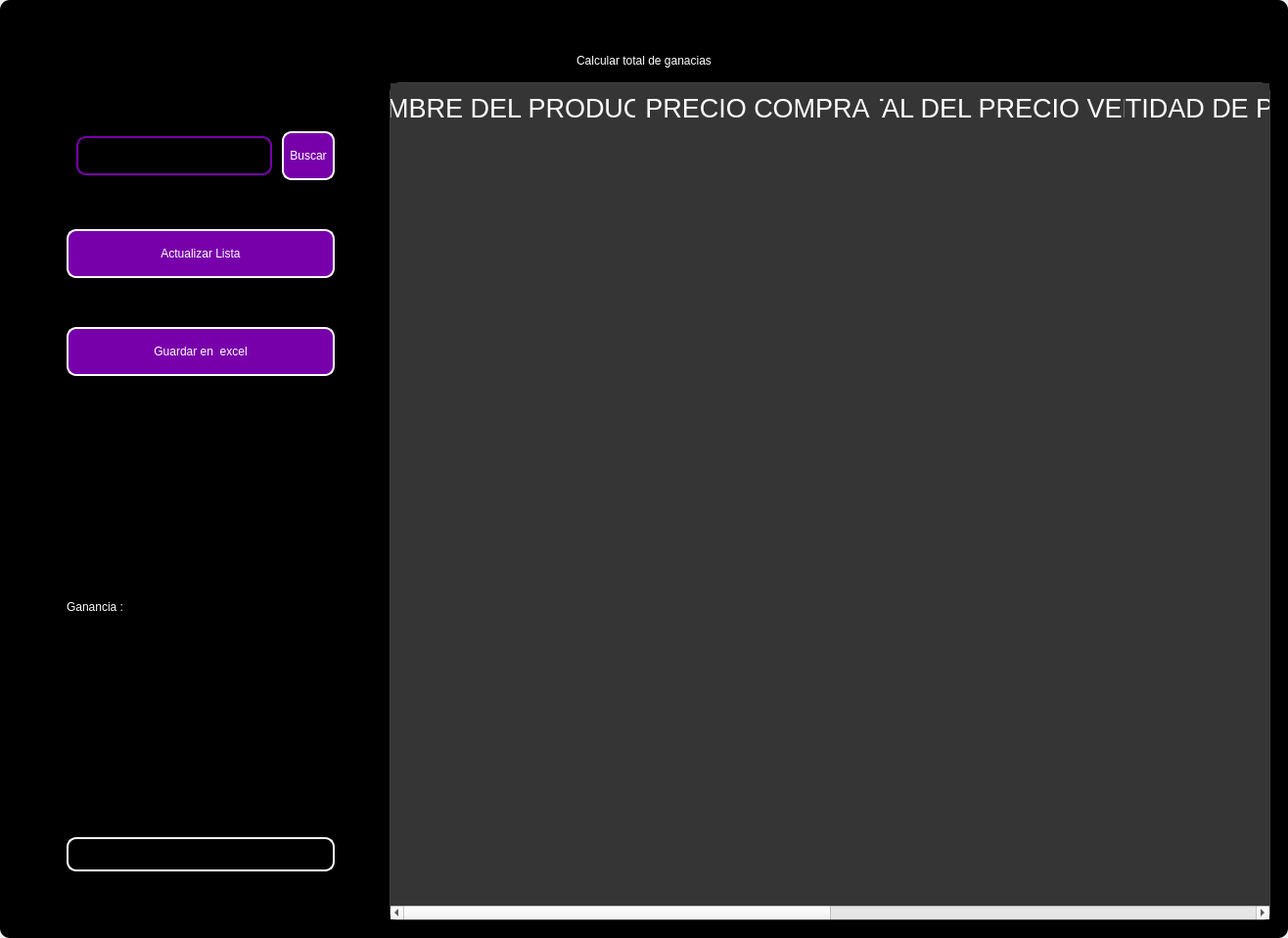
<?xml version="1.0" encoding="UTF-8"?>
<ui version="4.0">
 <class>MainWindow</class>
 <widget class="QMainWindow" name="MainWindow">
  <property name="geometry">
   <rect>
    <x>0</x>
    <y>0</y>
    <width>1316</width>
    <height>958</height>
   </rect>
  </property>
  <property name="windowTitle">
   <string>MainWindow</string>
  </property>
  <property name="styleSheet">
   <string notr="true"/>
  </property>
  <widget class="QWidget" name="centralwidget">
   <property name="styleSheet">
    <string notr="true"/>
   </property>
   <layout class="QVBoxLayout" name="verticalLayout">
    <property name="spacing">
     <number>0</number>
    </property>
    <property name="leftMargin">
     <number>0</number>
    </property>
    <property name="topMargin">
     <number>0</number>
    </property>
    <property name="rightMargin">
     <number>0</number>
    </property>
    <property name="bottomMargin">
     <number>0</number>
    </property>
    <item>
     <widget class="QFrame" name="frame">
      <property name="enabled">
       <bool>true</bool>
      </property>
      <property name="styleSheet">
       <string notr="true">
QFrame {
	border-radius:10px;
	background-color: rgb(0, 0, 0);
 }
</string>
      </property>
      <property name="frameShape">
       <enum>QFrame::StyledPanel</enum>
      </property>
      <property name="frameShadow">
       <enum>QFrame::Raised</enum>
      </property>
      <layout class="QVBoxLayout" name="verticalLayout_2">
       <item>
        <widget class="QFrame" name="frame_superior">
         <property name="minimumSize">
          <size>
           <width>0</width>
           <height>40</height>
          </size>
         </property>
         <property name="maximumSize">
          <size>
           <width>16777215</width>
           <height>40</height>
          </size>
         </property>
         <property name="styleSheet">
          <string notr="true">QPushButton{
border-radius:18px;
}

QPushButton:hover{
	background-color: rgb(0, 0, 0);
}
</string>
         </property>
         <property name="frameShape">
          <enum>QFrame::StyledPanel</enum>
         </property>
         <property name="frameShadow">
          <enum>QFrame::Raised</enum>
         </property>
         <layout class="QHBoxLayout" name="horizontalLayout_3">
          <property name="spacing">
           <number>4</number>
          </property>
          <property name="leftMargin">
           <number>0</number>
          </property>
          <property name="topMargin">
           <number>0</number>
          </property>
          <property name="rightMargin">
           <number>0</number>
          </property>
          <property name="bottomMargin">
           <number>0</number>
          </property>
          <item>
           <widget class="QPushButton" name="btn_icon">
            <property name="text">
             <string/>
            </property>
            <property name="iconSize">
             <size>
              <width>40</width>
              <height>40</height>
             </size>
            </property>
           </widget>
          </item>
          <item>
           <spacer name="horizontalSpacer_2">
            <property name="orientation">
             <enum>Qt::Horizontal</enum>
            </property>
            <property name="sizeHint" stdset="0">
             <size>
              <width>443</width>
              <height>20</height>
             </size>
            </property>
           </spacer>
          </item>
          <item>
           <widget class="QPushButton" name="btn_exit">
            <property name="minimumSize">
             <size>
              <width>38</width>
              <height>38</height>
             </size>
            </property>
            <property name="maximumSize">
             <size>
              <width>38</width>
              <height>38</height>
             </size>
            </property>
            <property name="text">
             <string/>
            </property>
            <property name="iconSize">
             <size>
              <width>35</width>
              <height>35</height>
             </size>
            </property>
           </widget>
          </item>
          <item>
           <widget class="QPushButton" name="bt_minimizar">
            <property name="minimumSize">
             <size>
              <width>38</width>
              <height>38</height>
             </size>
            </property>
            <property name="maximumSize">
             <size>
              <width>38</width>
              <height>38</height>
             </size>
            </property>
            <property name="cursor">
             <cursorShape>PointingHandCursor</cursorShape>
            </property>
            <property name="text">
             <string/>
            </property>
            <property name="icon">
             <iconset>
              <normaloff>image/minus.svg</normaloff>image/minus.svg</iconset>
            </property>
            <property name="iconSize">
             <size>
              <width>38</width>
              <height>38</height>
             </size>
            </property>
           </widget>
          </item>
          <item>
           <widget class="QPushButton" name="bt_maximizar">
            <property name="minimumSize">
             <size>
              <width>38</width>
              <height>38</height>
             </size>
            </property>
            <property name="maximumSize">
             <size>
              <width>38</width>
              <height>38</height>
             </size>
            </property>
            <property name="cursor">
             <cursorShape>PointingHandCursor</cursorShape>
            </property>
            <property name="text">
             <string/>
            </property>
            <property name="icon">
             <iconset>
              <normaloff>image/chevron-up.svg</normaloff>image/chevron-up.svg</iconset>
            </property>
            <property name="iconSize">
             <size>
              <width>38</width>
              <height>38</height>
             </size>
            </property>
           </widget>
          </item>
          <item>
           <widget class="QPushButton" name="bt_restaurar">
            <property name="minimumSize">
             <size>
              <width>38</width>
              <height>38</height>
             </size>
            </property>
            <property name="maximumSize">
             <size>
              <width>38</width>
              <height>38</height>
             </size>
            </property>
            <property name="cursor">
             <cursorShape>PointingHandCursor</cursorShape>
            </property>
            <property name="text">
             <string/>
            </property>
            <property name="icon">
             <iconset>
              <normaloff>image/chevron-down.svg</normaloff>image/chevron-down.svg</iconset>
            </property>
            <property name="iconSize">
             <size>
              <width>38</width>
              <height>38</height>
             </size>
            </property>
           </widget>
          </item>
          <item>
           <widget class="QPushButton" name="bt_cerrar">
            <property name="minimumSize">
             <size>
              <width>38</width>
              <height>38</height>
             </size>
            </property>
            <property name="maximumSize">
             <size>
              <width>38</width>
              <height>38</height>
             </size>
            </property>
            <property name="cursor">
             <cursorShape>PointingHandCursor</cursorShape>
            </property>
            <property name="text">
             <string/>
            </property>
            <property name="icon">
             <iconset>
              <normaloff>image/x.svg</normaloff>image/x.svg</iconset>
            </property>
            <property name="iconSize">
             <size>
              <width>38</width>
              <height>38</height>
             </size>
            </property>
           </widget>
          </item>
         </layout>
        </widget>
       </item>
       <item>
        <widget class="QLabel" name="label">
         <property name="styleSheet">
          <string notr="true">font: 30pt &quot;MS Shell Dlg 2&quot;;
color: rgb(255, 255, 255);</string>
         </property>
         <property name="text">
          <string>Calcular total de ganacias</string>
         </property>
         <property name="alignment">
          <set>Qt::AlignCenter</set>
         </property>
        </widget>
       </item>
       <item>
        <widget class="QFrame" name="frame_3">
         <property name="minimumSize">
          <size>
           <width>0</width>
           <height>0</height>
          </size>
         </property>
         <property name="frameShape">
          <enum>QFrame::StyledPanel</enum>
         </property>
         <property name="frameShadow">
          <enum>QFrame::Raised</enum>
         </property>
         <layout class="QHBoxLayout" name="horizontalLayout_4">
          <property name="leftMargin">
           <number>9</number>
          </property>
          <property name="topMargin">
           <number>9</number>
          </property>
          <property name="rightMargin">
           <number>9</number>
          </property>
          <item>
           <layout class="QVBoxLayout" name="verticalLayout_4">
            <property name="spacing">
             <number>50</number>
            </property>
            <property name="sizeConstraint">
             <enum>QLayout::SetDefaultConstraint</enum>
            </property>
            <property name="leftMargin">
             <number>50</number>
            </property>
            <property name="topMargin">
             <number>50</number>
            </property>
            <property name="rightMargin">
             <number>50</number>
            </property>
            <property name="bottomMargin">
             <number>50</number>
            </property>
            <item>
             <layout class="QHBoxLayout" name="horizontalLayout">
              <property name="spacing">
               <number>10</number>
              </property>
              <property name="leftMargin">
               <number>10</number>
              </property>
              <property name="topMargin">
               <number>0</number>
              </property>
              <property name="bottomMargin">
               <number>0</number>
              </property>
              <item>
               <widget class="QLineEdit" name="searchtxt">
                <property name="minimumSize">
                 <size>
                  <width>200</width>
                  <height>35</height>
                 </size>
                </property>
                <property name="maximumSize">
                 <size>
                  <width>150</width>
                  <height>40</height>
                 </size>
                </property>
                <property name="styleSheet">
                 <string notr="true">QLabel {
	color: rgb(255, 255, 254);
	font: 12pt &quot;Arial&quot;;
	background-color: rgba(0, 0, 0,0);
}

QTextEdit{
background-color: rgba(0, 0, 0,0);
border-radius:10px; 
font: 12pt &quot;Arial&quot;;
color: rgb(255, 255, 254);
border: 2px solid  rgb(255, 255, 255);

}

QTextEdit:hover{
background-color: rgba(0, 0, 0,0);
border-radius:10px; 
font: 12pt &quot;Arial&quot;;
border: 2px solid  rgb(120, 0, 171);
}

QTextEdit:focus{
background-color: rgb(0, 0, 0);
border-radius:10px; 
font: 12pt &quot;Arial&quot;;
border: 2px solid rgb(120, 0, 171);
}

QLineEdit{
background-color: rgba(0, 0, 0,0);
border-radius:10px; 
font: 12pt &quot;Arial&quot;;
color: rgb(255, 255, 254);
border: 2px solid  rgb(120, 0, 171);
}

QLineEdit:hover{
background-color: rgba(0, 0, 0,0);
border-radius:10px; 
font: 12pt &quot;Arial&quot;;
border: 2px solid  rgb(120, 0, 171);
}

QLineEdit:focus{
background-color: rgb(0, 0, 0);
border-radius:10px; 
font: 12pt &quot;Arial&quot;;
border: 2px solid rgb(120, 0, 171);
}

QCheckBox{
	font: 12pt &quot;Arial&quot;;
	color: rgb(255, 255, 255);
}

QCheckBox::indicator {
    width: 18px;
    height:18px;
}

QCheckBox::indicator:unchecked {
   background-image: url(image/square.svg);
}

QCheckBox::indicator:checked {
   background-image: url(image/check-square.svg);
}

QPushButton{
border-radius:10px; 
font: 12pt &quot;Arial&quot;;
color: rgb(255, 255, 254);
border: 2px solid #ffffff;
}

QPushButton:hover{
border-radius:10px; 
font: 12pt &quot;Arial&quot;;
color: rgb(255, 255, 255);
border: 2px solid rgb(120, 0, 171);
	background-color: rgb(120, 0, 171);
}
</string>
                </property>
               </widget>
              </item>
              <item>
               <widget class="QPushButton" name="btn_search">
                <property name="sizePolicy">
                 <sizepolicy hsizetype="Minimum" vsizetype="Fixed">
                  <horstretch>0</horstretch>
                  <verstretch>0</verstretch>
                 </sizepolicy>
                </property>
                <property name="minimumSize">
                 <size>
                  <width>0</width>
                  <height>15</height>
                 </size>
                </property>
                <property name="maximumSize">
                 <size>
                  <width>100</width>
                  <height>50</height>
                 </size>
                </property>
                <property name="cursor">
                 <cursorShape>PointingHandCursor</cursorShape>
                </property>
                <property name="styleSheet">
                 <string notr="true">QPushButton{
border-radius:10px; 
font: 12pt &quot;Arial&quot;;
color: rgb(255, 255, 254);
border: 2px solid #ffffff;
	background-color: rgb(120, 0, 171);
}

QPushButton:hover{
border-radius:10px; 
font: 12pt &quot;Arial&quot;;
color: rgb(255, 255, 255);
border: 2px solid rgb(120, 0, 171);
	background-color: rgb(120, 0, 171);
}</string>
                </property>
                <property name="text">
                 <string>Buscar</string>
                </property>
               </widget>
              </item>
             </layout>
            </item>
            <item>
             <widget class="QPushButton" name="btn_get">
              <property name="minimumSize">
               <size>
                <width>50</width>
                <height>40</height>
               </size>
              </property>
              <property name="maximumSize">
               <size>
                <width>300</width>
                <height>50</height>
               </size>
              </property>
              <property name="cursor">
               <cursorShape>PointingHandCursor</cursorShape>
              </property>
              <property name="styleSheet">
               <string notr="true">QPushButton{
border-radius:10px; 
font: 12pt &quot;Arial&quot;;
color: rgb(255, 255, 254);
border: 2px solid #ffffff;
	background-color: rgb(120, 0, 171);
}

QPushButton:hover{
border-radius:10px; 
font: 12pt &quot;Arial&quot;;
color: rgb(255, 255, 255);
border: 2px solid rgb(120, 0, 171);
	background-color: rgb(120, 0, 171);
}</string>
              </property>
              <property name="text">
               <string>Actualizar Lista</string>
              </property>
              <property name="iconSize">
               <size>
                <width>35</width>
                <height>35</height>
               </size>
              </property>
             </widget>
            </item>
            <item>
             <widget class="QPushButton" name="btn_excel">
              <property name="minimumSize">
               <size>
                <width>10</width>
                <height>40</height>
               </size>
              </property>
              <property name="maximumSize">
               <size>
                <width>300</width>
                <height>50</height>
               </size>
              </property>
              <property name="cursor">
               <cursorShape>PointingHandCursor</cursorShape>
              </property>
              <property name="styleSheet">
               <string notr="true">QPushButton{
border-radius:10px; 
font: 12pt &quot;Arial&quot;;
color: rgb(255, 255, 254);
border: 2px solid #ffffff;
	background-color: rgb(120, 0, 171);
}

QPushButton:hover{
border-radius:10px; 
font: 12pt &quot;Arial&quot;;
color: rgb(255, 255, 255);
border: 2px solid rgb(120, 0, 171);
	background-color: rgb(120, 0, 171);
}</string>
              </property>
              <property name="text">
               <string>Guardar en  excel</string>
              </property>
              <property name="iconSize">
               <size>
                <width>35</width>
                <height>35</height>
               </size>
              </property>
             </widget>
            </item>
            <item>
             <widget class="QLabel" name="label_gain">
              <property name="minimumSize">
               <size>
                <width>35</width>
                <height>100</height>
               </size>
              </property>
              <property name="styleSheet">
               <string notr="true">font: 20pt &quot;MS Shell Dlg 2&quot;;
color: rgb(255, 255, 255);</string>
              </property>
              <property name="text">
               <string>Ganancia :</string>
              </property>
             </widget>
            </item>
            <item>
             <widget class="QLineEdit" name="gaintxt">
              <property name="enabled">
               <bool>false</bool>
              </property>
              <property name="minimumSize">
               <size>
                <width>0</width>
                <height>35</height>
               </size>
              </property>
              <property name="styleSheet">
               <string notr="true">QLabel {
	color: rgb(255, 255, 254);
	font: 12pt &quot;Arial&quot;;
	background-color: rgba(0, 0, 0,0);
}

QTextEdit{
background-color: rgba(0, 0, 0,0);
border-radius:10px; 
font: 12pt &quot;Arial&quot;;
color: rgb(255, 255, 254);
border: 2px solid  rgb(255, 255, 255);

}

QTextEdit:hover{
background-color: rgba(0, 0, 0,0);
border-radius:10px; 
font: 12pt &quot;Arial&quot;;
border: 2px solid  rgb(120, 0, 171);
}

QTextEdit:focus{
background-color: rgb(0, 0, 0);
border-radius:10px; 
font: 12pt &quot;Arial&quot;;
border: 2px solid rgb(120, 0, 171);
}

QLineEdit{
background-color: rgba(0, 0, 0,0);
border-radius:10px; 
font: 12pt &quot;Arial&quot;;
color: rgb(255, 255, 254);
border: 2px solid  rgb(255, 255, 255);

}

QLineEdit:hover{
background-color: rgba(0, 0, 0,0);
border-radius:10px; 
font: 12pt &quot;Arial&quot;;
border: 2px solid  rgb(120, 0, 171);
}

QLineEdit:focus{
background-color: rgb(0, 0, 0);
border-radius:10px; 
font: 12pt &quot;Arial&quot;;
border: 2px solid rgb(120, 0, 171);
}

QCheckBox{
	font: 12pt &quot;Arial&quot;;
	color: rgb(255, 255, 255);
}

QCheckBox::indicator {
    width: 18px;
    height:18px;
}

QCheckBox::indicator:unchecked {
   background-image: url(image/square.svg);
}

QCheckBox::indicator:checked {
   background-image: url(image/check-square.svg);
}

QPushButton{
border-radius:10px; 
font: 12pt &quot;Arial&quot;;
color: rgb(255, 255, 254);
border: 2px solid #ffffff;
}

QPushButton:hover{
border-radius:10px; 
font: 12pt &quot;Arial&quot;;
color: rgb(255, 255, 255);
border: 2px solid rgb(120, 0, 171);
	background-color: rgb(120, 0, 171);
}
</string>
              </property>
             </widget>
            </item>
           </layout>
          </item>
          <item>
           <widget class="QTableWidget" name="table_invoice">
            <property name="minimumSize">
             <size>
              <width>900</width>
              <height>0</height>
             </size>
            </property>
            <property name="maximumSize">
             <size>
              <width>700</width>
              <height>16777215</height>
             </size>
            </property>
            <property name="styleSheet">
             <string notr="true">QTableView {

	border: 1px solid rgba(255,255,255,40);
	border-bottom-right-radius: 7px; 
	border-bottom-left-radius: 7px; 
	color: white;
	font: 15pt &quot;MS Shell Dlg 2&quot;;
	background-color: rgb(53, 53, 53);
}

QHeaderView::section {
background-color: rgb(53, 53, 53);
color: white;
border: none;
height: 50px;
font-size: 20pt;
}

QTableView::item {
    border-style: none;
    border-bottom: 1px solid rgba(255,255,255,50);
    padding-left: auto;
    padding-right: auto;
}

QTableView::item:selected{
	border: none;
	color: rgb(255, 255, 255);
    background-color: rgba(255, 255, 255, 50);
}
</string>
            </property>
            <property name="lineWidth">
             <number>1</number>
            </property>
            <property name="editTriggers">
             <set>QAbstractItemView::NoEditTriggers</set>
            </property>
            <attribute name="horizontalHeaderDefaultSectionSize">
             <number>250</number>
            </attribute>
            <column>
             <property name="text">
              <string>NOMBRE DEL PRODUCTO</string>
             </property>
            </column>
            <column>
             <property name="text">
              <string>PRECIO COMPRA</string>
             </property>
            </column>
            <column>
             <property name="text">
              <string>TOTAL DEL PRECIO VENTA</string>
             </property>
            </column>
            <column>
             <property name="text">
              <string>CANTIDAD DE PRODUCTOS</string>
             </property>
            </column>
            <column>
             <property name="text">
              <string>TOTAL DE PRECIO U.</string>
             </property>
            </column>
            <column>
             <property name="text">
              <string>ID</string>
             </property>
            </column>
           </widget>
          </item>
         </layout>
        </widget>
       </item>
      </layout>
     </widget>
    </item>
   </layout>
  </widget>
 </widget>
 <resources/>
 <connections/>
</ui>
